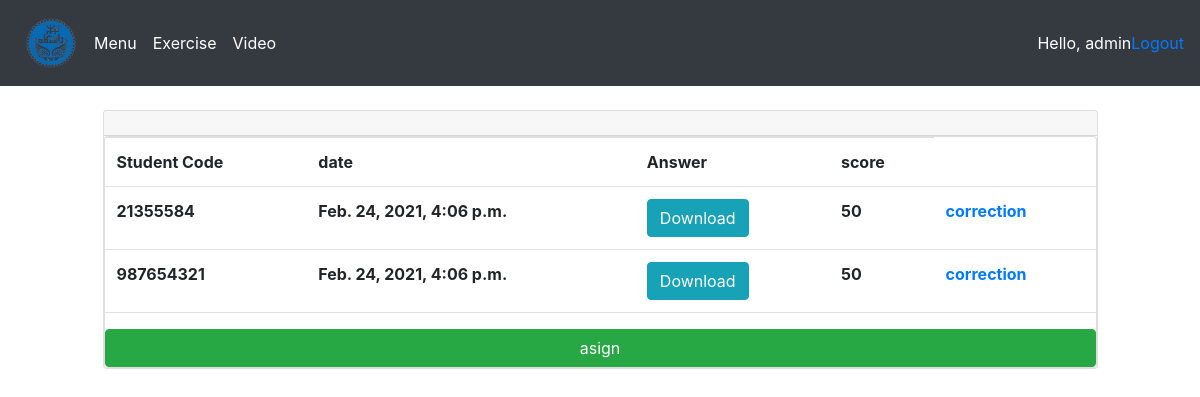
/menu_ostad/tamrin/2/ (signed in), run on the app's committed database.
### users/models.py (models this page shows, shortened)
class Answers(models.Model):  #product
    responder = models.ForeignKey(Responder, null=True, on_delete= models.SET_NULL)
    document = models.FileField(upload_to='medias/files')
    upload_time = models.DateTimeField(auto_now_add=True)
    tamrin = models.ManyToManyField(Tamrin)
    score = models.CharField(max_length=50, null=True, blank=True)

class Responder(models.Model):  #customer
    user = models.OneToOneField(User, null=True, on_delete=models.CASCADE)
    username = models.CharField(max_length=50, null=True)
    def __str__(self):
        return self.username

### users/decorator.py (the view)
        def wrapper_func(request, *args, **kwargs):
            group = None
            if request.user.groups.exists():
                group = request.user.groups.all()[0].name
            if group in allowed_roles:
                return view_func(request, *args, **kwargs)
            else:
                return HttpResponse(group)

### users/decorator.py (called while the page is built)
def allowed_users(allowed_roles=[]):
    def decorator(view_func):
        def wrapper_func(request, *args, **kwargs):
            group = None
            if request.user.groups.exists():
                group = request.user.groups.all()[0].name
            if group in allowed_roles:
                return view_func(request, *args, **kwargs)
            else:
                return HttpResponse(group)
        return wrapper_func
    return decorator

### users/views.py (called while the page is built)
@login_required(login_url='login')
@allowed_users(allowed_roles=['ostad'])
def ostadDetailTamrin(request, tamrin_id):
    tamrin = Answers.objects.filter(tamrin__id=tamrin_id)
    try:
        resp = Responder.objects.get(answers__id=tamrin_id)
    except Responder.DoesNotExist:
        error = "This exercise has not been answered yet!"
        return render(request, 'users/error.html', {'error':error})
    return render(request, 'users/tamrin_detail_ostad.html', {'tamrin': tamrin})

### users/templates/users/tamrin_detail_ostad.html (shortened to what this page needs)
{% extends 'users/base.html' %}
{% load static %}
{% block content %}
<br>
<div class="row">
    <div class="col-md-10" style="margin-right:auto;margin-left:auto">
        <div class="card ">
            <h5 class="text-center card-header" style="background-color: balck">{{ name }}</h5>
            <div class = card card-body>
                <table class="table">
                    <tr>
                        <th>Student Code</th>
                        <th>date</th>
                        <th>Answer</th>
                        <th>score</th>
                    </tr>
                    {% for i in tamrin %}
                        <tr>
                            <th>{{ i.responder }}</th>
                            <th>{{ i.upload_time }}</th>
                            <th><a href="../../../{{ i.document.name}}" class="btn btn-info">Download</a></th>
                            <th>{{ i.score }}</th>
                            <th><a href="{% url 'tamrin_detail_ostad_correction' i.id %}">correction</a></th>
                        </tr>
                    {% endfor %}
                </table>
                <input type="submit" value="asign" class="btn btn-success">
            </div>
        </div>
    </div>
</div>
{% endblock %}

### users/templates/users/base.html (shortened to what this page needs)
{% load static %}
<!doctype html>
<html lang="en">
  <head>
    <link href="https://cdn.jsdelivr.net/npm/bootstrap@5.0.0-beta2/dist/css/bootstrap.min.css" rel="stylesheet">
    <link href="//maxcdn.bootstrapcdn.com/bootstrap/4.1.1/css/bootstrap.min.css" rel="stylesheet" id="bootstrap-css">
    <link rel="stylesheet" href="{% static '/css/main.css' %}" type="text/css">
  </head>
  <body>
    <nav class="navbar navbar-expand-lg navbar-dark bg-dark">
      <img src="{% static 'medias/images/logo.png' %}" alt="logo" style="width:70px">
      <div class="collapse navbar-collapse" id="navbarNav">
        <ul class="navbar-nav">
          {% if request.user.is_staff %}
            <li class="nav-item active">
              <a class="nav-link" href="{% url 'menu_ostad' %}">Menu <span class="sr-only">(current)</span></a>
            </li>
            <li class="nav-item active">
              <a class="nav-link" href="{% url 'tamrin_ostad' %}">Exercise <span class="sr-only">(current)</span></a>
            </li>
            <li class="nav-item active">
              <a class="nav-link" href="{% url 'video_ostad' %}">Video <span class="sr-only">(current)</span></a>
            </li>
          {% endif %}
        </ul>
      </div>
      <span style="color:white">Hello, {{request.user}}</span>
      <span><a href="{% url 'logout' %}">Logout</a></span>
    </nav>
    {% block content%}
    {% endblock %}
  </body>
</html>

### data on the page
Answers: responder "21355584", upload_time "Feb. 24, 2021, 4:06 p.m.", score "50"
Answers: responder "987654321", upload_time "Feb. 24, 2021, 4:06 p.m.", score "50"

### other printed values
{{ request.user }} "admin"
